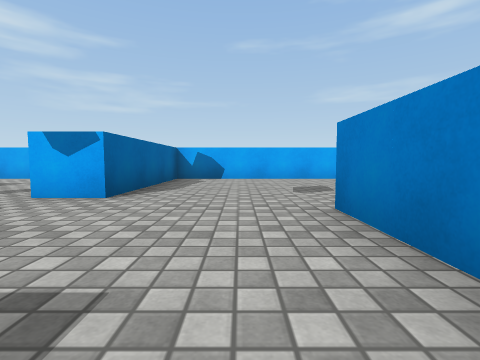
view 1 (above)

22 first-person views from a walk through a 3-D level made in the Unity game engine. The camera is 0.49 m above the floor, tilts 4° down and sees 85° across. The floor is counted in squares, 1 m on a side. Each view is taken from the middle of a square. On the plan, view 1 faces up. The plan holds only what a view shows up to about 9 squares ahead; the rest is blank. Surface patterns are stand-ins for the level's own textures.

view 2
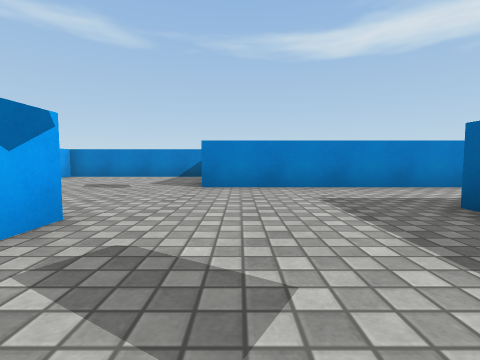

view 3
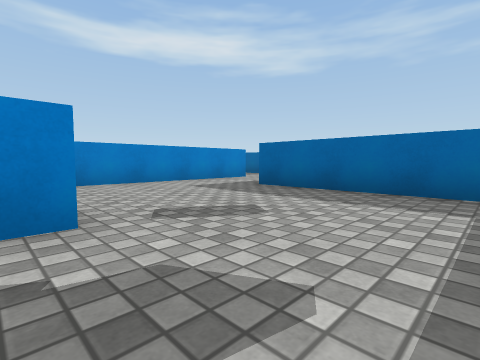

view 4
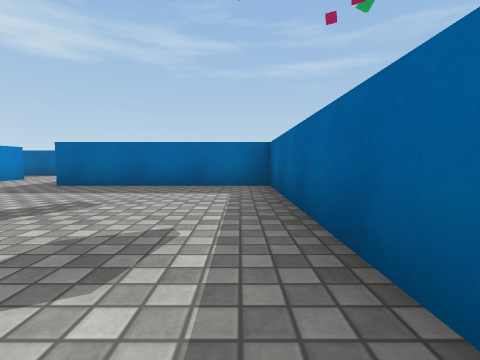

view 5
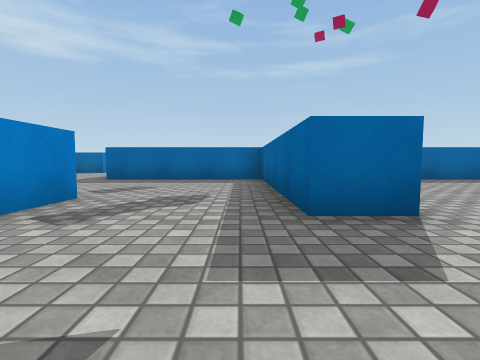

view 6
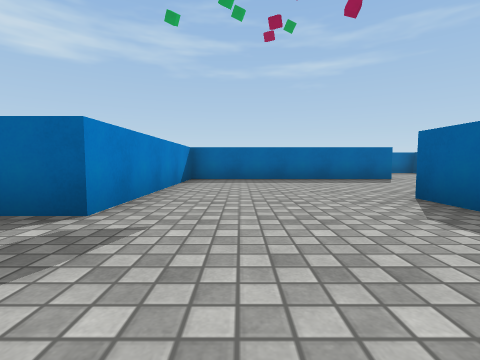

view 7
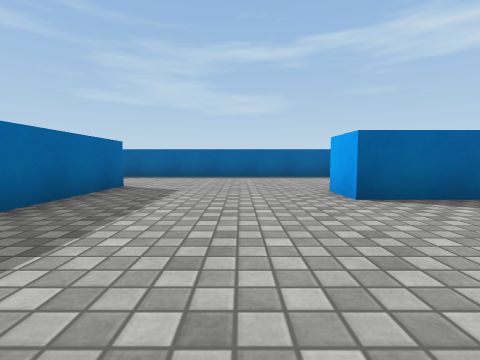

view 8
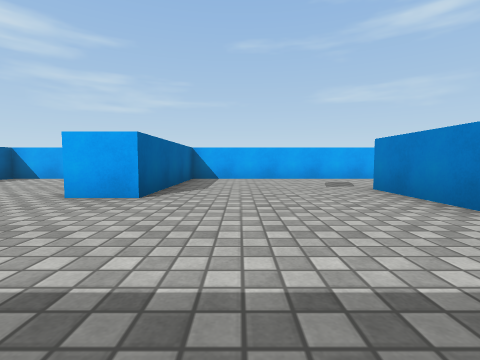

view 9
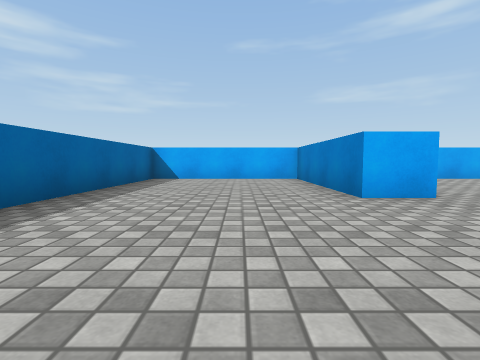

view 10
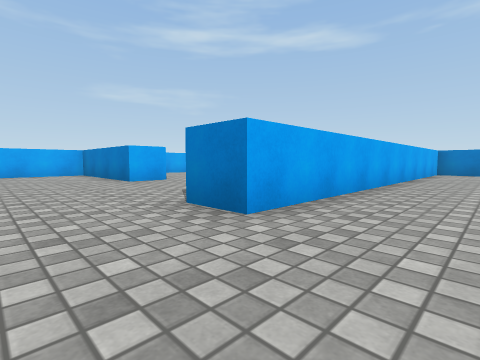

view 11
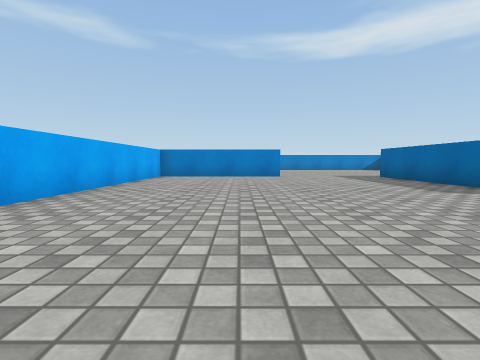

view 12
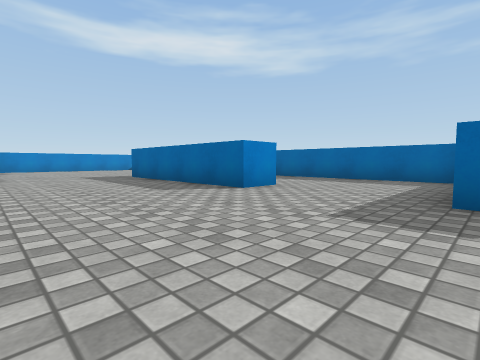

view 13
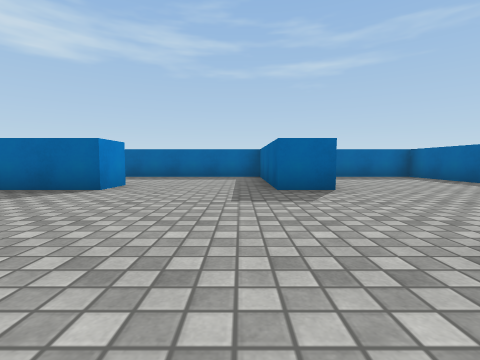

view 14
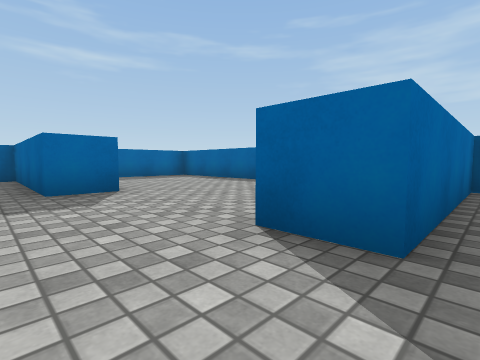

view 15
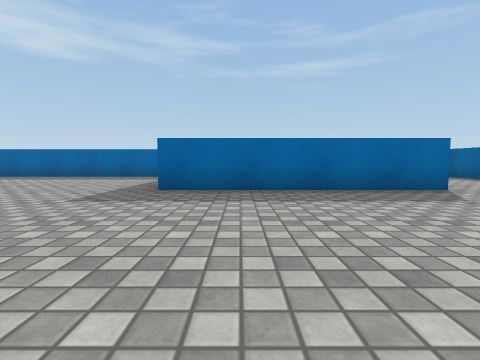

view 16
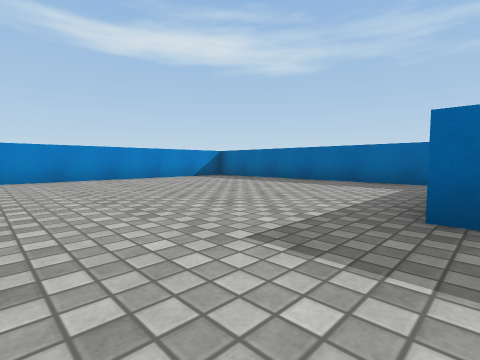

view 17
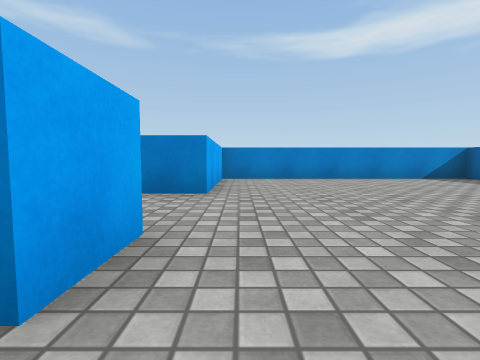

view 18
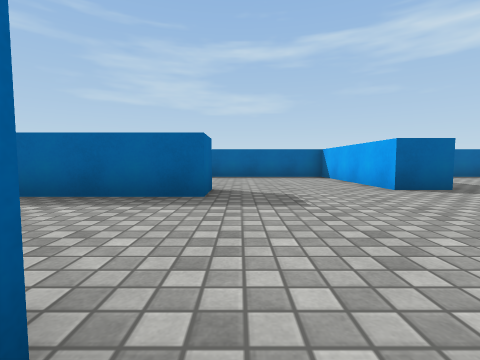

view 19
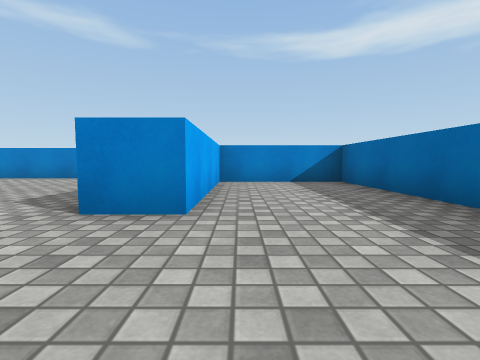

view 20
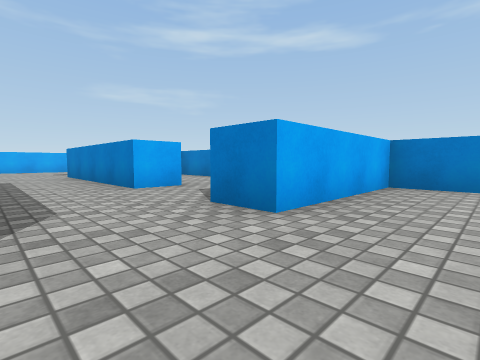

view 21
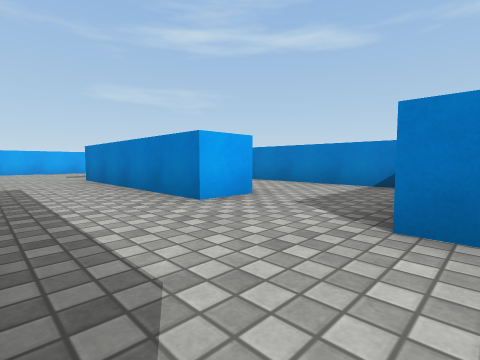

view 22
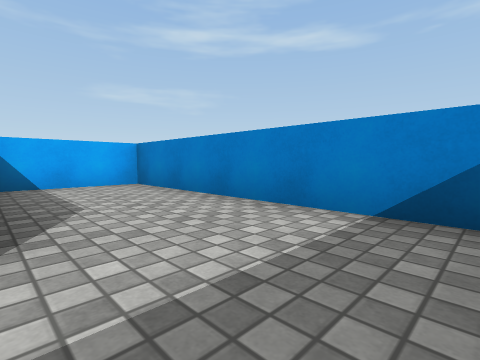

### Floor plan
Ten units are one square. View 1 is at (0, 0); x grows to the right and y downward. Boxes are objects, and circles mark ways between rooms. Rooms are numbered by the first view taken in them; rooms with no view inside come last. Other rooms are left out.
<svg viewBox="-160 -80 210 210">
<path fill="none" stroke="#000" d="M-18 -35 -28 -35 -28 -48M-56 -47 -56 3 -12 3M10 23 10 -28M-118 85 -107 85 -107 125 -36 125 -36 95 -76 95 -76 85 -25 85M-12 53 -22 53 -22 13 -122 13 -122 3 -66 3 -66 -47 -56 -47M-155 43 -115 43 -115 53 -155 53 -155 125 -131 125M-20 125 45 125 45 53 10 53M-51 -75 -104 -75 -104 -35 -114 -35 -114 -75 -155 -75 -155 19M10 53 10 44M21 23 10 23M45 40 45 -17 21 -17M45 -31 45 -75 -18 -75 -18 -35"/>
<circle cx="-45" cy="-40" r="3" fill="#2a7"/>
<circle cx="-5" cy="15" r="3" fill="#2a7"/>
<circle cx="-5" cy="-30" r="3" fill="#2a7"/>
<circle cx="-5" cy="50" r="3" fill="#2a7"/>
<circle cx="15" cy="35" r="3" fill="#2a7"/>
<text x="-30" y="-10">1</text>
<text x="-80" y="40">2</text>
<text x="-10" y="40">3</text>
<text x="30" y="20">4</text>
<text x="10" y="-50">5</text>
</svg>
Room 1 opens to room 2. Room 1 opens to room 3. Room 1 opens to room 5. Room 2 opens to room 3. Room 3 opens to room 4.

Where each view was taken, in squares from view 1:
view 1: 0 up, 0 right, facing up
view 2: 2 up, 4 left, facing right
view 3: 4 up, 5 left, facing down-right
view 4: 5 up, 5 left, facing down
view 5: 7 up, 5 left, facing down
view 6: 7 up, 8 left, facing down
view 7: 2 up, 7 left, facing left
view 8: 0 up, 9 left, facing up
view 9: 0 up, 13 left, facing up
view 10: 3 down, 14 left, facing up-right
view 11: 4 down, 11 left, facing right
view 12: 5 down, 11 left, facing down-right
view 13: 4 down, 10 left, facing down
view 14: 4 down, 10 left, facing down-left
view 15: 4 down, 4 left, facing down
view 16: 6 down, 3 left, facing down-right
view 17: 6 down, 3 left, facing right
view 18: 8 down, 7 left, facing left
view 19: 10 down, 10 left, facing right
view 20: 7 down, 1 left, facing up-right
view 21: 5 down, 1 left, facing up-right
view 22: 4 down, 2 right, facing up-right
